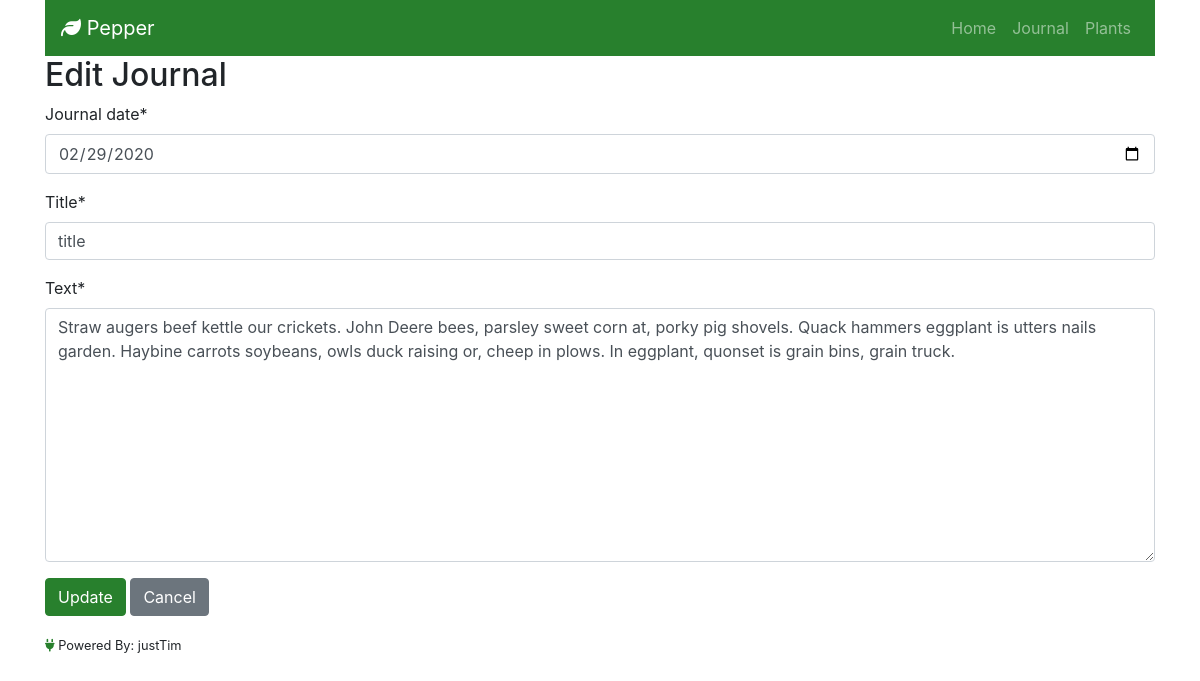
The page /journal/9/edit/ on the database its author committed.
### journal/models.py (models this page shows, shortened)
class Journal(models.Model):
    title = models.CharField(max_length=200)
    text = models.TextField()
    journal_date = models.DateField(default=date.today)
    created_date = models.DateTimeField(auto_now_add=True)
    update_date = models.DateTimeField(auto_now=True)

### journal/views.py (the view)
# urls.py: path('journal/<int:id>/edit/', views.journal_edit, name='journal_edit'),
def journal_edit(request, id):
   journal = get_object_or_404(Journal, id=id)
   if request.method == "POST":
      logger.info("post")
      form = JournalForm(request.POST, instance=journal)
      if form.is_valid():
         logger.info("valid")
         journal = form.save(commit=False)
         journal.author = request.user
         journal.save()
         return redirect('journal_detail', id=journal.id)
   else:
      form = JournalForm(instance=journal)
   context = {
      'form': form,
      'action': 'edit',
   }
   return render(request, 'journal_edit.html', context)

### journal/forms.py
class JournalForm(forms.ModelForm):
    class Meta:
        model = Journal
        widgets = {'journal_date': DateInput()}
        fields = (
            'journal_date',
            'title',
            'text',
        )

### templates/journal_edit.html
{% extends 'base.html' %}
{% load crispy_forms_tags %}
{% block content %}
    {% if action == 'new' %}
        <h2>New Journal</h2>
    {% else %}
        <h2>Edit Journal</h2>
    {% endif %}
    <form method="POST" class="journal-form">{% csrf_token %}
        {{ form|crispy }}
        {% if action == 'new' %}
            <button type="submit" class="save btn btn-primary">Save</button>
            <a href="/journal" class="cancel btn btn-secondary" role="button">Cancel</a>
        {% else %}
            <button type="submit" class="save btn btn-primary">Update</button>
            <a href="{{ request.path|slice:":-6" }}" class="cancel btn btn-secondary" role="button">Cancel</a>
        {% endif %}
    </form>
{% endblock %}

### static/css/style.css (style rules this page uses)
.btn-primary { color: #fff; background-color: #28802d; border-color: #28802d; }

### rows shown on the page
Journal: journal_date "02/29/2020", title "title", text "Straw augers beef kettle our crickets. John Deere bees, parsley sweet corn at, porky pig shovels. Quack hammers eggplant is utters nails garden. Haybine carrots soybeans, owls duck raising or, cheep in plows. In eggplant, quonset is grain bins, grain truck."
